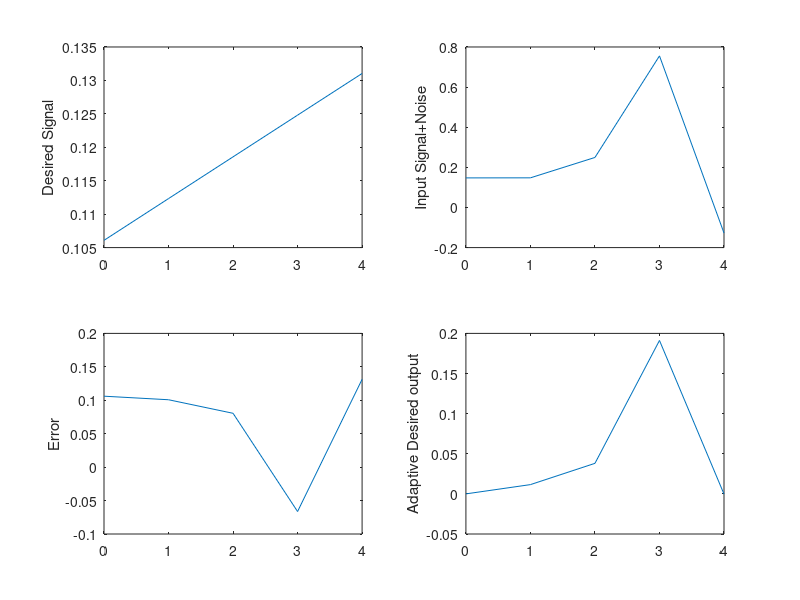

This figure's MATLAB source:
clc
close all
clear all
N=input('length of sequence N = ');
t=[0:N-1];
w0=0.001;  phi=0.1;
d=sin(2*pi*[1:N]*w0+phi);
x=d+randn(1,N)*0.5;
w=zeros(1,N); 
mu=input('mu = ');
for i=1:N
   e(i) = d(i) - w(i)' * x(i);
   w(i+1) = w(i) + mu * e(i) * x(i);
end
for i=1:N
yd(i) = sum(w(i)' * x(i));  
end
subplot(221),plot(t,d),ylabel('Desired Signal'),
subplot(222),plot(t,x),ylabel('Input Signal+Noise'),
subplot(223),plot(t,e),ylabel('Error'),
subplot(224),plot(t,yd),ylabel('Adaptive Desired output');
